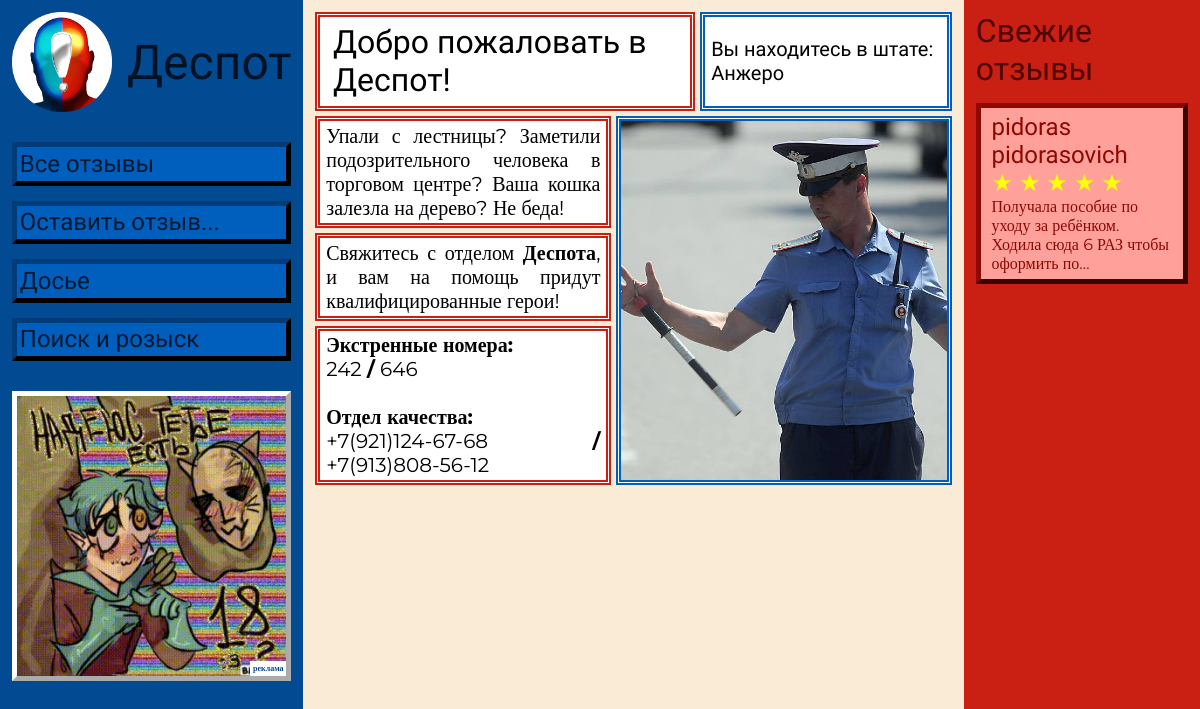
The page / on the database its author committed.
### main/models.py (models this page shows, shortened)
class Review(models.Model):
    author = models.ForeignKey(User, on_delete=models.CASCADE)
    name = models.CharField(max_length=100, verbose_name="Имя")
    created_at = models.DateTimeField(
        verbose_name="Дата и время",
        null=True,
        blank=True
    )
    overall_rating = models.IntegerField(
        choices=[(i, str(i)) for i in range(1, 6)],
        verbose_name="Общая оценка",
        default=1
    )
    hero1 = models.ForeignKey(Hero, on_delete=models.SET_NULL, null=True, blank=True,
                             related_name='hero1_reviews', verbose_name="Герой 1")
    hero1_rating = models.IntegerField(
        choices=[(0, '-'), (1, '1'), (2, '2'), (3, '3'), (4, '4'), (5, '5')],
        verbose_name="Оценка героя 1",
        default=0
    )
    hero2 = models.ForeignKey(Hero, on_delete=models.SET_NULL, null=True, blank=True,
                             related_name='hero2_reviews', verbose_name="Герой 2")
    hero2_rating = models.IntegerField(
        choices=[(0, '-'), (1, '1'), (2, '2'), (3, '3'), (4, '4'), (5, '5')],
        verbose_name="Оценка героя 2",
        default=0
    )
    hero3 = models.ForeignKey(Hero, on_delete=models.SET_NULL, null=True, blank=True,
                             related_name='hero3_reviews', verbose_name="Герой 3")
    hero3_rating = models.IntegerField(
        choices=[(0, '-'), (1, '1'), (2, '2'), (3, '3'), (4, '4'), (5, '5')],
        verbose_name="Оценка героя 3",
        default=0
    )
    hero4 = models.ForeignKey(Hero, on_delete=models.SET_NULL, null=True, blank=True,
                             related_name='hero4_reviews', verbose_name="Герой 4")
    hero4_rating = models.IntegerField(
        choices=[(0, '-'), (1, '1'), (2, '2'), (3, '3'), (4, '4'), (5, '5')],
        verbose_name="Оценка героя 4",
        default=0
    )
    hero5 = models.ForeignKey(Hero, on_delete=models.SET_NULL, null=True, blank=True,
                             related_name='hero5_reviews', verbose_name="Герой 5")
    hero5_rating = models.IntegerField(
        choices=[(0, '-'), (1, '1'), (2, '2'), (3, '3'), (4, '4'), (5, '5')],
        verbose_name="Оценка героя 5",
        default=0
    )
    text = models.TextField(verbose_name="Текст отзыва")
    photo = models.ImageField(upload_to='review_photos/', blank=True, null=True, verbose_name="Фото")
    class Meta:
        verbose_name = "Отзыв"
        verbose_name_plural = "Отзывы"

### main/views.py (the view)
# urls.py: path('', views.index, name='index'),
def index(request):
    recent_reviews = Review.objects.all().order_by('-created_at')[:5]
    context = {
        'recent_reviews': recent_reviews,
    }
    return render(request, "main/index.html", context)

### main/templates/main/index.html (shortened to what this page needs)
{% load static %}
<!DOCTYPE html>
<html lang="ru">
<head>
    <link rel="stylesheet" href="{% static 'styles.css' %}">
    <link rel="stylesheet" href="{% static 'media.css' %}">
</head>
<body>
    <main>
        <div class="main_left">
            <div class="logo">
                <a href="{% url 'index' %}"><img src="{% static 'img/logo.png' %}"></a>
                <a>Деспот</a>
            </div>
            <div class="nav">
                <a href="{% url 'reviews' %}">Все отзывы</a>
                {% if user.is_authenticated %}
                    <a href="{% url 'new_review' %}">Оставить отзыв...</a>
                {% else %}
                    <a href="{% url 'auth' %}">Оставить отзыв...</a>
                {% endif %}
                <a href="{% url 'heroes' %}">Досье</a>
                <a href="{% url 'search' %}">Поиск и розыск</a>
            </div>
            <div class="advertisement">
                <a href="https://drugvokrug.ru"><img src="{% static 'img/advert.gif' %}"></a>
            </div>
        </div>
        <div class="main_center">
            <div class="base">
                <div class="hello red_block font-2">
                    <a>Добро пожаловать в Деспот!</a>
                </div>
                <div class="state blue_block font-125">
                    <a>Вы находитесь в штате: Анжеро</a>
                </div>
            </div>
            <div class="info">
                <div class="info_text_blocks">
                    <div class="info_text red_block mon font-125">
                        <a>Упали с лестницы? Заметили подозрительного человека в торговом центре?
                            Ваша кошка залезла на дерево? Не беда!</a>
                    </div>
                    <div class="info_text red_block mon font-125">
                        <a>Свяжитесь с отделом <b>Деспота</b>, и вам на помощь придут квалифицированные герои!</a>
                    </div>
                    <div class="info_text red_block mon font-125">
                        <a><b>Экстренные номера:</b></a><br>
                        <a>242 <b>/</b> 646</a><br><br>
                        <a><b>Отдел качества:</b></a><br>
                        <a>+7(921)124-67-68 <b>/</b> +7(913)808-56-12</a>
                    </div>
                </div>
                <div class="info_image blue_block">
                    <img src="{% static 'img/cop.jpg' %}">
                </div>
            </div>
        </div>
        <div class="main_right">
            <div class="main_right_name font-2">
                <a>Свежие отзывы</a>
            </div>
            {% for review in recent_reviews %}
            <a href="{% url 'reviews' %}" class="feedback-link">
                <div class="feedback">
                    <div class="feedback_name">
                        <span>{{ review.name }}</span>
                    </div>
                    <div class="feedback_rate">
                        <span>
                            {% for i in "12345" %}
                                {% if forloop.counter <= review.overall_rating %}
                                    ★
                                {% else %}
                                    ☆
                                {% endif %}
                            {% endfor %}
                        </span>
                    </div>
                    <div class="feedback_text mon font-1">
                        <span>{{ review.text|truncatechars:75 }}</span>
                    </div>
                </div>
            </a>
            {% endfor %}
        </div>
    </main>
</body>
</html>

### main/static/styles.css (style rules this page uses)
body { margin: 0; padding: 0; font-family: 'Prosto One', 'Times New Roman', Times, serif; font-size: 1.5rem; }
.mon { font-family: Montserrat; }
.font-1 { font-size: 1rem; }
.font-125 { font-size: 1.25rem; }
.font-2 { font-size: 2rem; }
main { display: flex; min-height: 100vh; height: 100%; align-items: stretch; }
.main_left, .main_center, .main_right, .main_center_auth { padding: 1%; }
.main_left { flex: 1; background-color: #024A92; display: flex; flex-direction: column; gap: 30px; }
.logo { display: flex; align-items: center; gap: 15px; }
.logo img { height: 100px; display: block; }
.logo a { font-size: 3rem; color: #001224; }
.nav { display: flex; flex-direction: column; gap: 15px; }
.nav a, .blue_button { padding: 1%; border: 5px outset #001224; background-color: #005ebd; color: #001a33; cursor: pointer; text-decoration: none; }
.advertisement { position: relative; width: 100%; overflow: hidden; cursor: pointer; }
.advertisement::after { content: 'реклама'; position: absolute; bottom: 5px; right: 5px; background-color: white; color: #024A92; font-size: 0.5rem; font-weight: bold; padding: 1%; z-index: 10; font-family: Montserrat; }
.advertisement img { width: 100%; max-width: 100%; height: auto; border: 5px outset white; box-sizing: border-box; display: block; }
.main_center { flex: 3; background-color: antiquewhite; display: flex; flex-direction: column; gap: 5px; }
.red_block { padding: 1% 2%; border: 5px #ca1f13 double; background-color: white; }
.blue_block { padding: 1%; border: 5px #005ebd double; background-color: white; }
.hello { flex: 1.5; display: flex; align-items: center; justify-content: center; }
.state { flex: 1; display: flex; align-items: center; justify-content: center; }
.base, .info { display: flex; flex-wrap: wrap; gap: 5px; align-items: stretch; }
.info_text_blocks { flex: 1; display: flex; flex-direction: column; gap: 5px; align-items: stretch; }
.info_text { text-align: justify; }
.info_image { flex: 1.1; position: relative; padding: 0; flex-shrink: 0; }
.info_image img { width: 100%; height: 100%; object-fit: cover; object-position: center; display: block; }
.main_right { flex: 1; background-color: #ca1f13; display: flex; flex-direction: column; gap: 15px; }
.main_right_name { color: #500500; display: flex; flex-direction: column; gap: 15px; }
.feedback-link { text-decoration: none; }
.feedback { background-color: #ffa09a; padding: 2.5% 5%; border: 5px outset #8d0900; cursor: pointer; color: #8d0900; display: flex; flex-direction: column; gap: 0; }
.feedback_rate { color: yellow; }
.main_right_name a { margin: 0; }

### rows shown on the page
Review: name "pidoras pidorasovich", overall_rating 5 (drawn), text "Получала пособие по уходу за ребёнком. Ходила сюда 6 РАЗ чтобы оформить по…"
